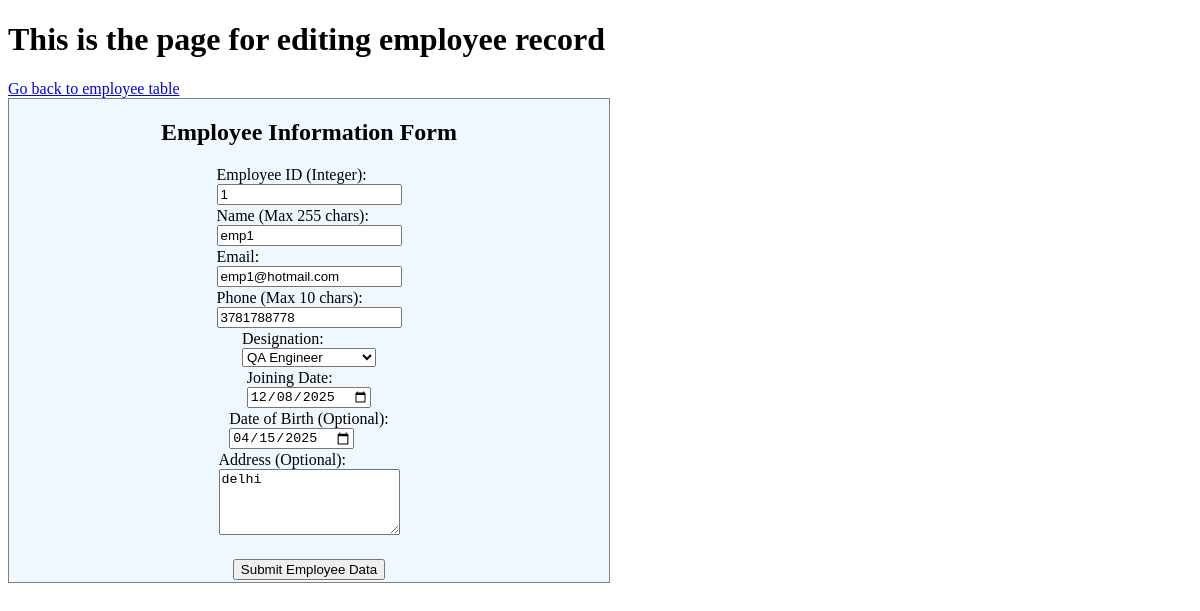
The app's page /employee/editemp/1/ with its own data.
### app1/models.py (models this page shows)
class Employee(models.Model):
    employee_id = models.IntegerField()
    name = models.CharField(max_length=255)
    email = models.EmailField()
    phone = models.CharField(max_length=10)
    designation = models.CharField(max_length=255, choices=Designation)
    joining_date = models.DateField()
    dob = models.DateField(blank=True , null=True)
    address = models.TextField(blank=True, null=True)

### app1/views.py (the view)
# urls.py: path('employee/editemp/<int:id>/',edit_emp),
def edit_emp(request, id):
    employee= Employee.objects.get(id=id)
    designation_choices = Employee._meta.get_field('designation').choices
    context = {
        'designation_choices': designation_choices, # NEW variable for the choices
        'employee':employee
    }
    return render(request,'editemployee.html',context)

### templates/editemployee.html (shortened to what this page needs)
<!DOCTYPE html>
{% load static %}
<html lang="en">
<head>
    <link rel="stylesheet" href="{% static 'css/edit_emp_style.css' %}">
</head>
<body>
    <h1>This is the page for editing employee record</h1>
    <a href="/employee/">Go back to employee table</a><br>
    <form method="POST" id="edit-emp-form" action="/employee/update/{{employee.id}}/">
    <h2>Employee Information Form</h2>
    <div>
        <label for="employee_id">Employee ID (Integer):</label><br>
        <input type="number" id="employee_id" name="employee_id" value="{{employee.employee_id}}" required>
    </div>
    <div>
        <label for="name">Name (Max 255 chars):</label><br>
        <input type="text" id="name" name="name" maxlength="255" value="{{employee.name}}" required>
    </div>
    <div>
        <label for="email">Email:</label><br>
        <input type="email" id="email" name="email" value='{{employee.email}}' required>
    </div>
    <div>
        <label for="phone">Phone (Max 10 chars):</label><br>
        <input type="tel" id="phone" name="phone" maxlength="10" pattern="[0-9]{10}" value ="{{employee.phone}}" required>
    </div>
    <div>
        <label for="designation_select">Designation:</label><br>
        <select id="designation_select" name="designation" required>
        {% for value, label in designation_choices %}
        <option value="{{ value }}" {% if value == employee.designation %} selected="selected" {% endif %}>{{ label }}</option>
        {% endfor %}
            </select>
    </div>
    <div>
        <label for="joining_date">Joining Date:</label><br>
        <input type="date" id="joining_date" name="joining_date" value="{{employee.joining_date|date:'Y-m-d'}}" required>
    </div>
    <div>
        <label for="dob">Date of Birth (Optional):</label><br>
        <input type="date" id="dob" value='{{employee.dob|date:'Y-m-d'}}' name="dob">
    </div>
    <div>
        <label for="address">Address (Optional):</label><br>
        <textarea id="address" name="address"  rows="4">{{employee.address}}</textarea>
    </div>
    <br>
    <div>
        <button type="submit">Submit Employee Data</button>
    </div>
</form>
</body>
</html>

### static/css/edit_emp_style.css (style rules this page uses)
#edit-emp-form { border : 1px solid grey; display :flex; flex-direction: column; max-width: 600px; align-items:center; background-color: aliceblue; }
#edit-emp-form div { margin-bottom:2px; }

### records on screen
Employee: employee_id "1", name "emp1", email "emp1@hotmail.com", phone "3781788778", designation "QA Engineer", joining_date "12/08/2025", dob "04/15/2025", address "delhi"
